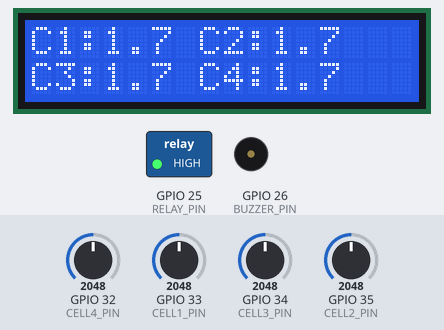
A sketch run on a simulated ESP32. Parts: 16×2 character LCD, switched loads named in the sketch (green lamp = pin HIGH), buzzer (waves = sounding, pin HIGH). Inputs (shaded band) come from the test bench; at power-on: GPIO 32 (CELL4_PIN) = 2048, GPIO 33 (CELL1_PIN) = 2048, GPIO 34 (CELL3_PIN) = 2048, GPIO 35 (CELL2_PIN) = 2048. What the sketch prints to the serial monitor is not drawn.

Above: at 1.2 s.
1.3 s: GPIO 32 (CELL4_PIN) set to 2529
At 3.3 s:
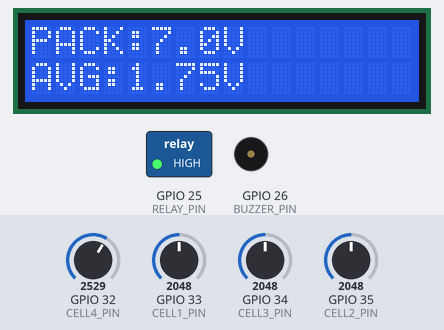
4.3 s: GPIO 32 (CELL4_PIN) set to 2667
At 5.19 s:
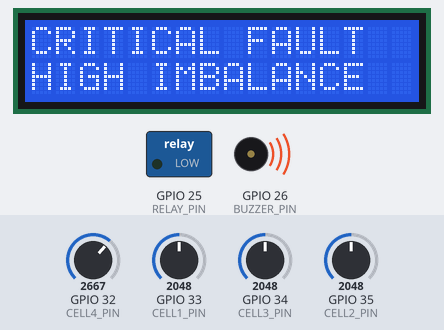
6.5 s: GPIO 33 (CELL1_PIN) set to 1271
8.0 s: GPIO 33 (CELL1_PIN) set to 1203
At 8.79 s:
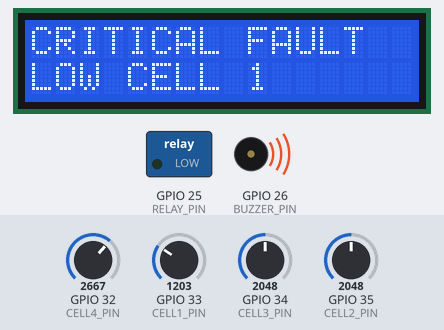
10.7 s: GPIO 33 (CELL1_PIN) set to 3972
At 11.79 s:
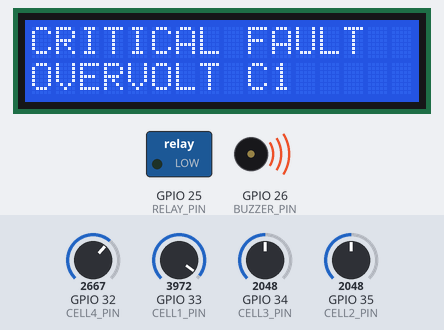
13.4 s: GPIO 34 (CELL3_PIN) set to 1303
15.0 s: GPIO 34 (CELL3_PIN) set to 1180
At 15.69 s:
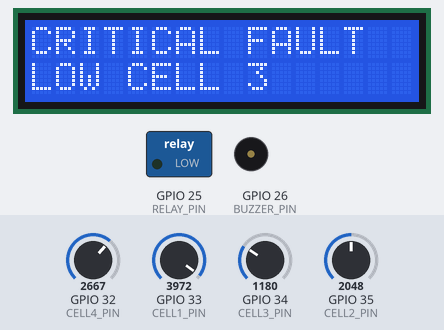
Timing chart, 0 to 17.8 s (numbered marks = the images above; inputs shaded):
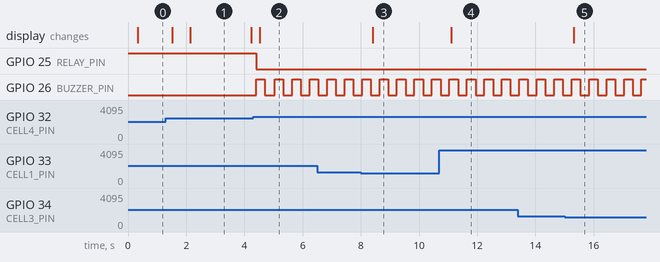

Measured:
- the behaviour switches between 2594 and 2595 on GPIO 32 (CELL4_PIN) (found by bisection; images 1 and 2)
- the behaviour switches between 1241 and 1240 on GPIO 33 (CELL1_PIN) (found by bisection; images 2 and 3)
- the behaviour switches between 1241 and 1240 on GPIO 34 (CELL3_PIN) (found by bisection; images 4 and 5)
- after the input at 4.3 s, GPIO 25 (RELAY_PIN): HIGH → LOW after 0.10 s; GPIO 26 (BUZZER_PIN): alternates HIGH for 0.30 s and LOW for 0.30 s, starting after 0.10 s; the display: changes after 0.23 s (image 2)
- after the input at 8.0 s, the display: changes after 0.41 s (image 3)
- after the input at 10.7 s, the display: changes after 0.41 s (image 4)
- after the input at 15.0 s, the display: changes after 0.31 s (image 5)

The sketch:

sketch.ino
```cpp
#include <Wire.h>
#include <LiquidCrystal_I2C.h>

LiquidCrystal_I2C lcd(0x27, 16, 2);

// Pins
#define CELL1_PIN 33
#define CELL2_PIN 35
#define CELL3_PIN 34
#define CELL4_PIN 32

#define RELAY_PIN 25
#define BUZZER_PIN 26

// Thresholds
#define WEAK_CELL_LIMIT 1.00
#define OVER_VOLT_LIMIT 3.20
#define SENSOR_MIN_LIMIT 0.02
#define SENSOR_MAX_LIMIT 3.30
#define IMBALANCE_LIMIT 25.0

// Timing
#define ADC_INTERVAL 100
#define ANALYTICS_INTERVAL 200
#define LCD_INTERVAL 300
#define SCREEN_ROTATE_INTERVAL 2000
#define SERIAL_INTERVAL 1000
#define BUZZER_INTERVAL 300
#define RECOVERY_TIME 3000

float cells[4];
float packVoltage = 0;
float averageVoltage = 0;
float maxVoltage = 0;
float minVoltage = 0;
float imbalance = 0;
float soc = 0;

int strongestCell = 1;
int weakestCell = 1;
int faultCell = 0;
int activeFaults = 0;
int currentScreen = 0;

bool weakCellFault = false;
bool overVoltageFault = false;
bool sensorFault = false;
bool imbalanceFault = false;

bool relayState = true;
bool buzzerState = false;
bool wasFaultActive = false;

unsigned long lastADC = 0;
unsigned long lastAnalytics = 0;
unsigned long lastLCD = 0;
unsigned long lastScreenRotate = 0;
unsigned long lastSerial = 0;
unsigned long lastBuzzer = 0;
unsigned long recoveryStartTime = 0;

String systemState = "SAFE";
String lastLine0 = "";
String lastLine1 = "";

// ---------- Utility ----------
float readVoltage(int pin) {
  int adc = analogRead(pin);
  return (adc * 3.3) / 4095.0;
}

void printLCDLine(int row, String text) {
  if (text.length() > 16) {
    text = text.substring(0, 16);
  }

  while (text.length() < 16) {
    text += " ";
  }

  if (row == 0 && text != lastLine0) {
    lcd.setCursor(0, 0);
    lcd.print(text);
    lastLine0 = text;
  }

  if (row == 1 && text != lastLine1) {
    lcd.setCursor(0, 1);
    lcd.print(text);
    lastLine1 = text;
  }
}

String getHealthStatus() {
  if (activeFaults > 0) return "CRITICAL";
  if (imbalance > 15.0) return "WARNING";
  if (soc > 70.0 && imbalance < 10.0) return "EXCELLENT";
  return "GOOD";
}

// ---------- ADC ----------
void readBatteryCells() {
  cells[0] = readVoltage(CELL1_PIN);
  cells[1] = readVoltage(CELL2_PIN);
  cells[2] = readVoltage(CELL3_PIN);
  cells[3] = readVoltage(CELL4_PIN);
}

// ---------- Analytics ----------
void calculateBatteryAnalytics() {
  packVoltage = 0;
  maxVoltage = cells[0];
  minVoltage = cells[0];
  strongestCell = 1;
  weakestCell = 1;

  for (int i = 0; i < 4; i++) {
    packVoltage += cells[i];

    if (cells[i] > maxVoltage) {
      maxVoltage = cells[i];
      strongestCell = i + 1;
    }

    if (cells[i] < minVoltage) {
      minVoltage = cells[i];
      weakestCell = i + 1;
    }
  }

  averageVoltage = packVoltage / 4.0;

  if (averageVoltage > 0) {
    imbalance = ((maxVoltage - minVoltage) / averageVoltage) * 100.0;
  } else {
    imbalance = 0;
  }

  soc = (averageVoltage / 3.3) * 100.0;

  if (soc > 100) soc = 100;
  if (soc < 0) soc = 0;
}

// ---------- Fault Detection ----------
void detectFaults() {
  weakCellFault = false;
  overVoltageFault = false;
  sensorFault = false;
  imbalanceFault = false;
  activeFaults = 0;
  faultCell = 0;

  for (int i = 0; i < 4; i++) {
    if (cells[i] <= SENSOR_MIN_LIMIT || cells[i] >= SENSOR_MAX_LIMIT) {
      sensorFault = true;
      faultCell = i + 1;
    }
    else if (cells[i] < WEAK_CELL_LIMIT) {
      weakCellFault = true;
      faultCell = i + 1;
    }
    else if (cells[i] > OVER_VOLT_LIMIT) {
      overVoltageFault = true;
      faultCell = i + 1;
    }
  }

  if (imbalance > IMBALANCE_LIMIT) {
    imbalanceFault = true;
  }

  if (weakCellFault) activeFaults++;
  if (overVoltageFault) activeFaults++;
  if (sensorFault) activeFaults++;
  if (imbalanceFault) activeFaults++;

  if (activeFaults > 0) {
    systemState = "FAULT";
    relayState = false;
    wasFaultActive = true;
    digitalWrite(RELAY_PIN, LOW);
  }
  else {
    if (wasFaultActive) {
      systemState = "RECOVERY";

      if (recoveryStartTime == 0) {
        recoveryStartTime = millis();
      }

      if (millis() - recoveryStartTime >= RECOVERY_TIME) {
        systemState = "SAFE";
        relayState = true;
        wasFaultActive = false;
        recoveryStartTime = 0;
        digitalWrite(RELAY_PIN, HIGH);
      } else {
        relayState = false;
        digitalWrite(RELAY_PIN, LOW);
      }
    }
    else {
      systemState = "SAFE";
      relayState = true;
      digitalWrite(RELAY_PIN, HIGH);
    }
  }
}

// ---------- Buzzer ----------
void updateBuzzer() {
  if (activeFaults > 0) {
    if (millis() - lastBuzzer >= BUZZER_INTERVAL) {
      lastBuzzer = millis();
      buzzerState = !buzzerState;
      digitalWrite(BUZZER_PIN, buzzerState);
    }
  }
  else if (systemState == "RECOVERY") {
    if (millis() - lastBuzzer >= 700) {
      lastBuzzer = millis();
      buzzerState = !buzzerState;
      digitalWrite(BUZZER_PIN, buzzerState);
    }
  }
  else {
    digitalWrite(BUZZER_PIN, LOW);
    buzzerState = false;
  }
}

// ---------- LCD Screens ----------
void showFaultOverrideScreen() {
  printLCDLine(0, "CRITICAL FAULT");

  if (sensorFault) {
    printLCDLine(1, "SENSOR C" + String(faultCell));
  }
  else if (weakCellFault) {
    printLCDLine(1, "LOW CELL " + String(faultCell));
  }
  else if (overVoltageFault) {
    printLCDLine(1, "OVERVOLT C" + String(faultCell));
  }
  else if (imbalanceFault) {
    printLCDLine(1, "HIGH IMBALANCE");
  }
}

void showRecoveryScreen() {
  unsigned long remaining = 0;

  if (millis() - recoveryStartTime < RECOVERY_TIME) {
    remaining = (RECOVERY_TIME - (millis() - recoveryStartTime)) / 1000;
  }

  printLCDLine(0, "RECOVERY MODE");
  printLCDLine(1, "Wait " + String(remaining) + " sec");
}

void showScreen0() {
  printLCDLine(0, "C1:" + String(cells[0], 1) + " C2:" + String(cells[1], 1));
  printLCDLine(1, "C3:" + String(cells[2], 1) + " C4:" + String(cells[3], 1));
}

void showScreen1() {
  printLCDLine(0, "PACK:" + String(packVoltage, 1) + "V");
  printLCDLine(1, "AVG:" + String(averageVoltage, 2) + "V");
}

void showScreen2() {
  printLCDLine(0, "SOC:" + String(soc, 1) + "%");
  printLCDLine(1, "IMB:" + String(imbalance, 1) + "%");
}

void showScreen3() {
  printLCDLine(0, "STATE:" + systemState);
  printLCDLine(1, relayState ? "Relay:ON" : "Relay:OFF");
}

void showScreen4() {
  printLCDLine(0, "STR:C" + String(strongestCell) + " WK:C" + String(weakestCell));
  printLCDLine(1, "FLT:" + String(activeFaults));
}

void showScreen5() {
  printLCDLine(0, "HEALTH STATUS");
  printLCDLine(1, getHealthStatus());
}

void updateLCD() {
  if (activeFaults > 0) {
    showFaultOverrideScreen();
    return;
  }

  if (systemState == "RECOVERY") {
    showRecoveryScreen();
    return;
  }

  if (millis() - lastScreenRotate >= SCREEN_ROTATE_INTERVAL) {
    lastScreenRotate = millis();
    currentScreen++;

    if (currentScreen > 5) {
      currentScreen = 0;
    }
  }

  if (currentScreen == 0) showScreen0();
  else if (currentScreen == 1) showScreen1();
  else if (currentScreen == 2) showScreen2();
  else if (currentScreen == 3) showScreen3();
  else if (currentScreen == 4) showScreen4();
  else if (currentScreen == 5) showScreen5();
}

// ---------- Serial ----------
void printSerialDashboard() {
  Serial.println("====================================");
  Serial.println("INTELLIGENT EMBEDDED HMI INTERFACE");
  Serial.println("====================================");

  for (int i = 0; i < 4; i++) {
    Serial.print("Cell ");
    Serial.print(i + 1);
    Serial.print(" : ");
    Serial.print(cells[i], 2);
    Serial.println(" V");
  }

  Serial.println("------------------------------------");

  Serial.print("Pack Voltage   : ");
  Serial.print(packVoltage, 2);
  Serial.println(" V");

  Serial.print("Average Voltage: ");
  Serial.print(averageVoltage, 2);
  Serial.println(" V");

  Serial.print("SOC            : ");
  Serial.print(soc, 1);
  Serial.println(" %");

  Serial.print("Imbalance      : ");
  Serial.print(imbalance, 2);
  Serial.println(" %");

  Serial.print("Strongest Cell : Cell ");
  Serial.println(strongestCell);

  Serial.print("Weakest Cell   : Cell ");
  Serial.println(weakestCell);

  Serial.print("System State   : ");
  Serial.println(systemState);

  Serial.print("Health Status  : ");
  Serial.println(getHealthStatus());

  Serial.print("Relay Status   : ");
  Serial.println(relayState ? "ON" : "OFF");

  Serial.print("Active Faults  : ");
  Serial.println(activeFaults);

  Serial.print("Weak Cell      : ");
  Serial.println(weakCellFault ? "YES" : "NO");

  Serial.print("Over Voltage   : ");
  Serial.println(overVoltageFault ? "YES" : "NO");

  Serial.print("Sensor Fault   : ");
  Serial.println(sensorFault ? "YES" : "NO");

  Serial.print("Imbalance Fault: ");
  Serial.println(imbalanceFault ? "YES" : "NO");

  Serial.println();
}

// ---------- Setup ----------
void setup() {
  Serial.begin(115200);

  pinMode(RELAY_PIN, OUTPUT);
  pinMode(BUZZER_PIN, OUTPUT);

  digitalWrite(RELAY_PIN, HIGH);
  digitalWrite(BUZZER_PIN, LOW);

  lcd.init();
  lcd.backlight();

  printLCDLine(0, "Embedded HMI");
  printLCDLine(1, "Diagnostics");

  readBatteryCells();
  calculateBatteryAnalytics();
  detectFaults();
}

// ---------- Loop ----------
void loop() {
  unsigned long now = millis();

  if (now - lastADC >= ADC_INTERVAL) {
    lastADC = now;
    readBatteryCells();
  }

  if (now - lastAnalytics >= ANALYTICS_INTERVAL) {
    lastAnalytics = now;
    calculateBatteryAnalytics();
    detectFaults();
  }

  if (now - lastLCD >= LCD_INTERVAL) {
    lastLCD = now;
    updateLCD();
  }

  if (now - lastSerial >= SERIAL_INTERVAL) {
    lastSerial = now;
    printSerialDashboard();
  }

  updateBuzzer();
}
```
